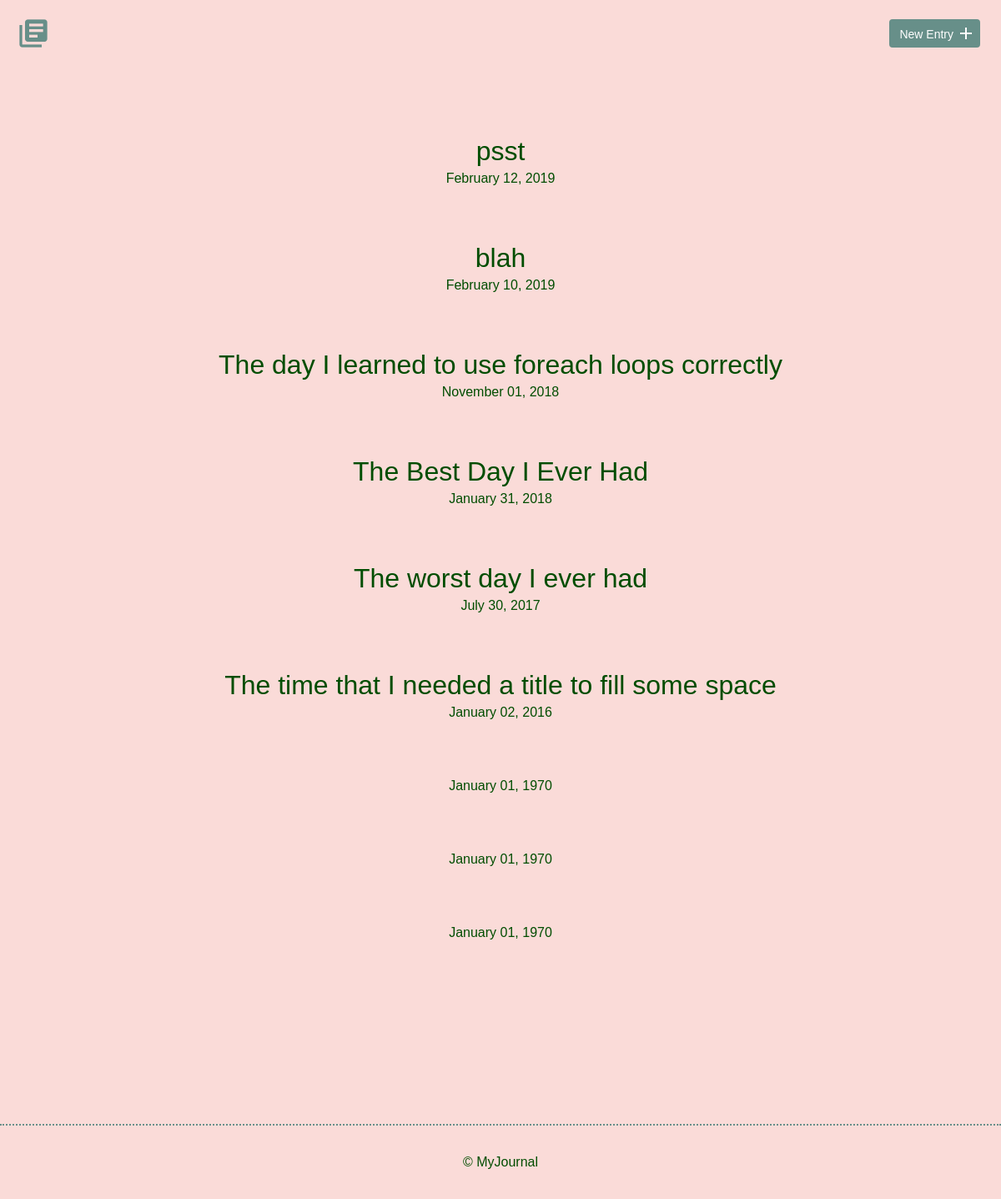
Before: / with the older database file.
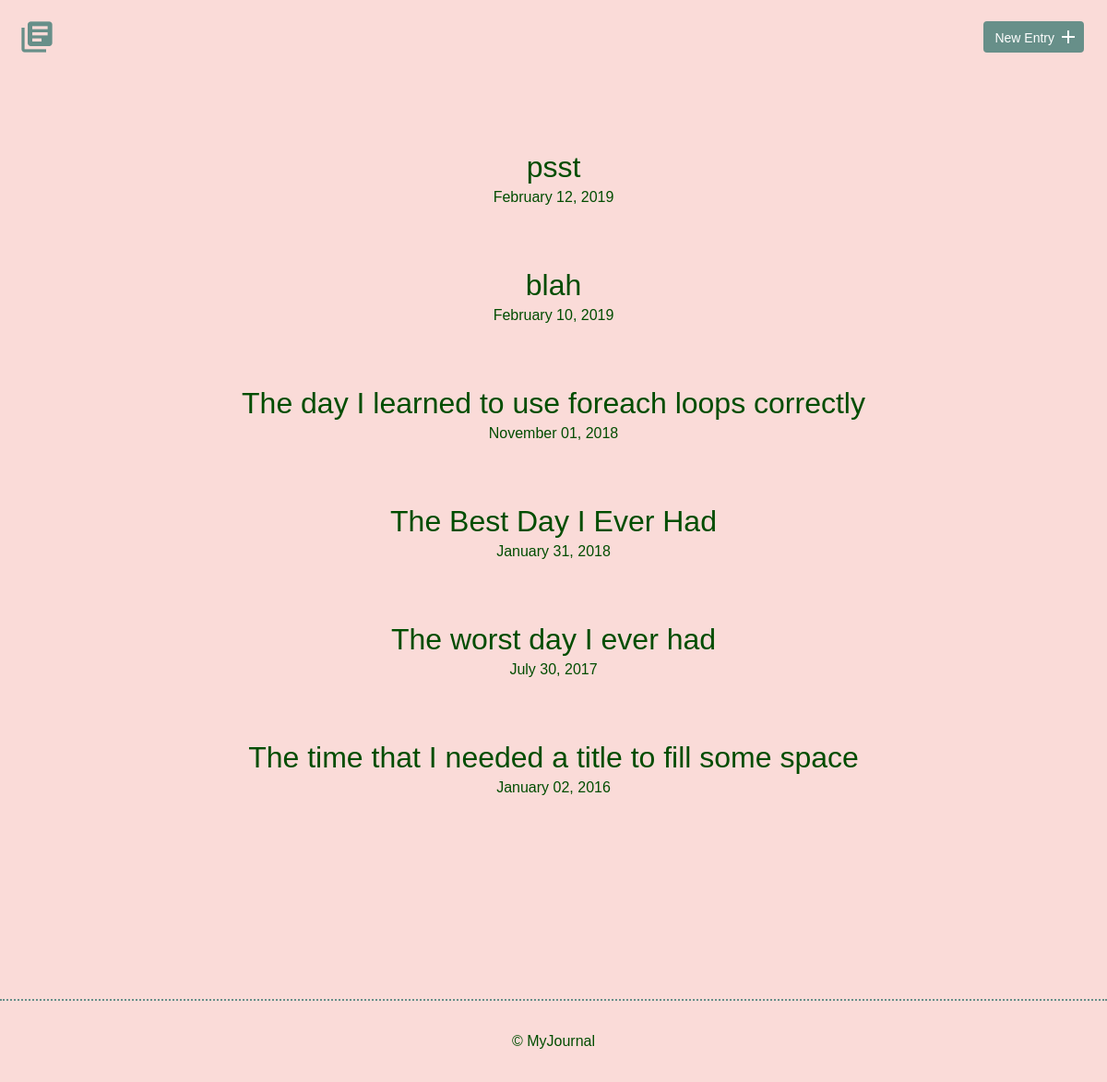
After: the same page with the newer database file.
### tables this page shows
CREATE TABLE "entries" (
	`id`	INTEGER,
	`title`	TEXT,
	`date`	TEXT,
	`time_spent`	INTEGER,
	`learned`	BLOB,
	`resources`	BLOB,
	PRIMARY KEY(`id`)
);

### inc/functions.php (called while the page is built, shortened)
<?php
 function get_them_entries() {
     include ('connections.php');
 try {
    $sql =  'SELECT * FROM entries ORDER BY date DESC';
    $results = $db->prepare($sql);
    $results->execute();
 } catch (Exception $e) {
     echo "Unable to get that entry. </br>";
     echo $e->getMessage();
 }
 $entries = $results->fetchAll();
 return $entries;
}
?>

### index.php (the view, shortened to what this page needs)
<?php
include ('inc/functions.php');
?>
<!DOCTYPE html>
<html>
    <head>
        <link rel="stylesheet" href="css/normalize.css">
        <link rel="stylesheet" href="css/site.css">
    </head>
    <body>
      <?php include ('inc/header.php'); ?>
        <section>
            <div class="container">
                <div class="entry-list">
                    <?php
                    foreach(get_them_entries() as $entry) {
                    $date2 = date('F d, Y', strtotime($entry['date']));
                    echo '<article><h2><a href="detail.php?id=' . $entry['id'] .  ' " > ' . $entry['title'] . "</a></h2>";
                    echo '<time datetime="2016-01-02'. $entry['date'] . '" > '. $date2  . '</time></article>';
                    }
                    ?>
                </div>
            </div>
        </section>
        <footer>
            <div>
                &copy; MyJournal
            </div>
        </footer>
    </body>
</html>

### inc/header.php
<header>
            <div class="container">
                <div class="site-header">
                    <a class="logo" href="index.php"><i class="material-icons">library_books</i></a>
                    <a class="button icon-right" href="new.php"><span>New Entry</span> <i class="material-icons">add</i></a>
                </div>
        </div>
        </header>

### css/site.css (style rules this page uses)
body { font-size: 16px; color: #004d00; font-family: 'Arial'; font-weight: 400; background-color: #FADBD8; }
.container { margin: 0 auto; padding: 0 25px; }
header .site-header { margin: 0 auto; height: 95px; }
header .logo i { color: #678f89; margin: 20px 0 0 -5px; float: left; font-size: 40px; }
header .button { float: right; margin: 33px 0 0 0; }
footer { text-align: center; padding: 35px 0; border-top: 2px dotted #678f89; }
.button { padding: 8px 10px 6px 10px; background: #678f89; border: 2px solid #678f89; border-radius: 4px; text-decoration: none; color: #FFF; position: relative; text-align: center; font-size: 14px; }
.button.icon-right { padding-right: 30px; top: -10px; }
.button.icon-right i { position: absolute; top: 3px; right: 3px; }
h1, h2, h3 { margin: 0; font-weight: 400; line-height: 1em; color:#004d00; }
h2 { font-size: 32px; color: #004d00; }
h2 a { text-decoration: none; color: #004d00; font-family: Comic 'Lucida Sans', sans-serif; }
.entry-list, .edit-entry, .new-entry { max-width: 800px; margin: 0 auto; padding: 70px 0 150px 0; color: #004d00; }
.entry-list article { margin-bottom: 70px; text-align: center; color: #004d00; }
.entry-list article h2 { margin-bottom: 8px; color: #004d00; }

Changed rows visible on the page:
removed entries: date "January 01, 1970"
removed entries: date "January 01, 1970"
removed entries: date "January 01, 1970"
